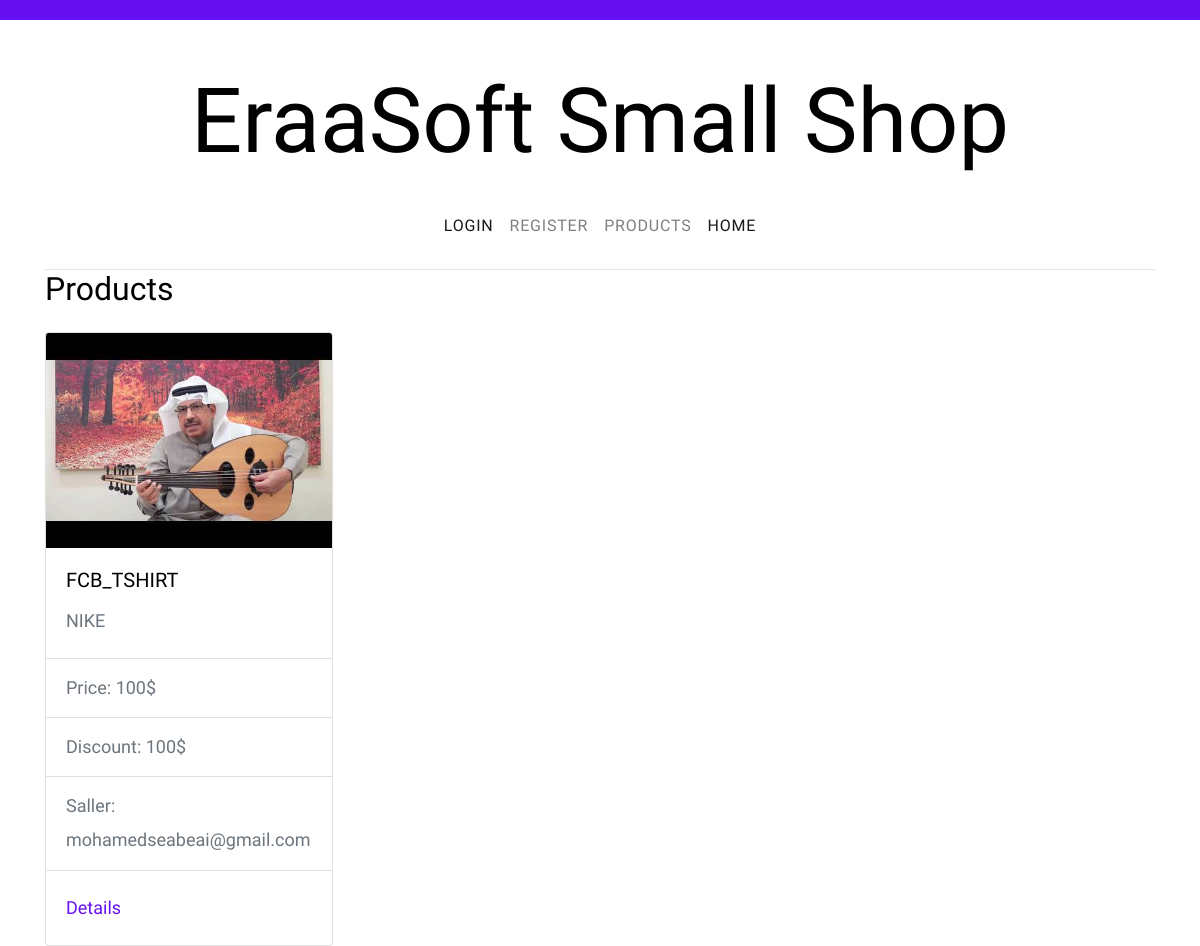
The page / on the database its author committed.
### tables this page shows
CREATE TABLE `products` (
  `id` int(11) NOT NULL,
  `prd_name` varchar(255) NOT NULL,
  `prd_quantity` varchar(50) NOT NULL,
  `prd_price` varchar(50) NOT NULL,
  `prd_brand_name` varchar(255) DEFAULT NULL,
  `prd_discount` varchar(50) DEFAULT NULL,
  `prd_size` enum('s','m','l','xl','xxl','xs') DEFAULT NULL,
  `prd_image` varchar(255) NOT NULL,
  `user_id` int(11) NOT NULL,
  `category_id` int(11) NOT NULL,
  `created_at` timestamp NOT NULL DEFAULT current_timestamp(),
  `update_at` datetime DEFAULT NULL
);

CREATE TABLE `users` (
  `id` int(11) NOT NULL,
  `username` varchar(255) DEFAULT NULL,
  `email` varchar(255) NOT NULL,
  `password` varchar(255) NOT NULL,
  `profile_img` varchar(255) DEFAULT NULL,
  `role` enum('admin','user') NOT NULL,
  `created_at` timestamp NOT NULL DEFAULT current_timestamp(),
  `update_at` datetime NOT NULL
);

### includes/classes/DBConnect.class.php (called while the page is built)
<?php
class DBConnect{
    private $dsn = 'mysql:host=localhost;dbname=pms';
    private $user = 'root';
    private $pass = '';
    private $options = array(
        PDO::ATTR_ERRMODE => PDO::ERRMODE_EXCEPTION,
        PDO::MYSQL_ATTR_INIT_COMMAND => 'SET NAMES utf8'
    );
    public function connect(){
        try{
            $db = new PDO($this->dsn, $this->user, $this->pass, $this->options);
            $db->setAttribute(PDO::ATTR_ERRMODE, PDO::ERRMODE_EXCEPTION);
            return $db;
        }
        catch(PDOException $e){
            echo 'not connecting' . $e->getMessage();
        }
    }
}

### includes/classes/Products.class.php (called while the page is built, shortened)
<?php
class Products extends DBConnect{
    public function selectDataWithJoinWithNoCondtion(){
        global $db;
        $query = "SELECT products.*,
        users.username,
        categories.cat_name
        FROM products
        INNER JOIN users
        ON products.user_id = users.id
        INNER JOIN categories
        ON categories.id = products.category_id
        ORDER BY id DESC";
        $stmt  = $db->connect()->prepare($query);
        $stmt->execute();
        $count = $stmt->rowCount();
        $row   = $stmt->fetchAll(PDO::FETCH_ASSOC);
        $data = [
            'count' => $count,
            'row'   => $row
        ];
        return $data;
    }
}

### index.php (the view)
<?php
include 'includes/header.php';
?>
    <div class="wrap">
      <?php include 'includes/navigation.php'; ?>
      <section class="site-section py-sm">
        <div class="container">
          <div class="row">
            <div class="col-md-6">
              <h2 class="mb-4">Products</h2>
            </div>
          </div>
          <div class="row blog-entries">
            <div class="container">
              <div class="row">
                <?php
                $count = $product->selectDataWithJoinWithNoCondtion()['count'];
                    if($count > 0):
                      $row = $product->selectDataWithJoinWithNoCondtion()['row'];
                      foreach($row as $data):
                    ?>
                  <div class="col-md-4">
                    <div class="card" style="width: 18rem;">
                    <img class="card-img-top" src="<?php echo 'admin/uploaded_imgs/' . $data['prd_image'] ?>" alt="Card image cap">
                    <div class="card-body">
                      <h5 class="card-title"><?php echo $data['prd_name']; ?></h5>
                      <p class="card-text"><?php echo $data['prd_brand_name']; ?></p>
                    </div>
                    <ul class="list-group list-group-flush">
                      <li class="list-group-item">Price: <?php echo $data['prd_price']; ?></li>
                      <li class="list-group-item">Discount: <?php echo $data['prd_discount']; ?></li>
                      <li class="list-group-item">Saller: <?php echo $data['username']; ?></li>
                    </ul>
                    <div class="card-body">
                      <a href="product.php?product_id=<?php echo $data['id']; ?>" class="card-link">Details</a>
                    </div>
                  </div>
                </div>
                <?php endforeach;  else: ?>
                      <div class="alert alert-danger">There is no Products</div>
                <?php endif; ?>
              </div>
            </div>
          </div>
        </div>
      </section>
    </div>
<?php include 'includes/footer.php'; ?>

### asset/css/style.css (style rules this page uses)
body { background: #ccc url("../images/photography.png") repeat; font-family: "Inconsolata", SFMono-Regular, Menlo, Monaco, Consolas, "Liberation Mono", "Courier New", monospace; font-weight: 300; font-size: 18px; line-height: 1.9; color: #6c757d; }
a { -webkit-transition: .3s all ease; -o-transition: .3s all ease; transition: .3s all ease; text-decoration: none; }
h1, h2, h3, h4, h5 { color: #000; font-family: "Josefin Sans", -apple-system, BlinkMacSystemFont, "Segoe UI", Roboto, "Helvetica Neue", Arial, sans-serif, "Apple Color Emoji", "Segoe UI Emoji", "Segoe UI Symbol", "Noto Color Emoji"; }
.wrap { max-width: 1250px; margin: 0 auto; background: #fff; -webkit-box-shadow: 0 0 40px 0 rgba(0, 0, 0, 0.1); box-shadow: 0 0 40px 0 rgba(0, 0, 0, 0.1); }
.site-section { padding: 7em 0; }
.site-section.py-sm { padding: 0em 0; }

### rows shown on the page
products: prd_image (picture), prd_name "FCB_TSHIRT", prd_brand_name "NIKE", prd_price "100$", prd_discount "100$", user.username "mohamedseabeai@gmail.com"
